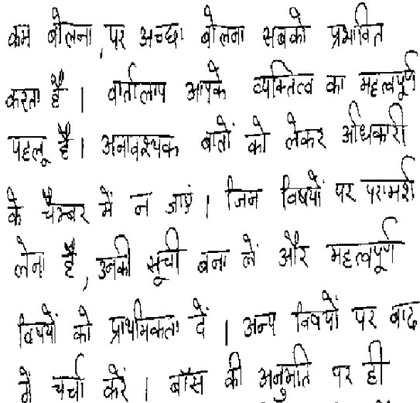
%> input picture RESULTS/document4.jpg, 420 x 403 px, shrunk from 543 x 521 before the run
$ octave Document_Segmentation.m   (GNU Octave 9; MATLAB toolbox functions it lacks are replaced by stand-ins)
%> lines starting %> are read from the running program, lines starting %| are printed output that depends on the picture; in (x1, y1, x2, y2) boxes, pixels count from 0 and x2, y2 are one past the last pixel; in counts of white or black regions, pixels touching at a corner belong together; the program's own positions count from 1
### SEGMENTATION/sentence_segmentation.m
function [n]=sentence_segmentation(BWimage,I,Igray,ptch)
    %Detect boundaries of all picture elements
    B=bwboundaries(~BWimage,8,'noholes');
    Bedge=edge(~BWimage);
    imshow(Bedge)
    %pause;

    %Draw line within word to establish connectivity in each document element
    for k=1:1:length(B)

        coordinates=B{k,1};
        coordinates_sorted=sortrows(coordinates,1);
        maxy=max(coordinates_sorted(:,2));
        miny=min(coordinates_sorted(:,2));
        t=length(coordinates_sorted);
        %Find average vertical pixel location
        maxx=floor(mean(coordinates_sorted(:,1)));
        nexty=maxy;
        while(miny<=maxy)
            BWimage(maxx,miny)=0;
            miny=miny+1;
        end

        %Draw a line towards right from the current pixel
        %till we intersect some other word pixel
        nexty=nexty+1;
        while(nexty<size(I,2))
            if(BWimage(maxx,nexty)~=0)
                BWimage(maxx,nexty)=0;
                nexty=nexty+1;
            else
                break;
            end
        end
        miny=min(coordinates_sorted(:,2));
        maxx=max(coordinates_sorted(:,1));
    end
    %Check points
    %imshow(~BWimage);
    %pause;
    %================end of connectivity part

    %==============Watershed steps
    gmag = imgradient(~BWimage);
    L = watershed(gmag);
    Lrgb = label2rgb(L);

    se = strel('disk',10);
    Ie = imerode(BWimage,se);
    Iobr = imreconstruct(Ie,BWimage);

    Ioc = imclose(Iobr,se);
    fgm = ~imregionalmax(Iobr);

    se2 = strel(ones(5,5));
    fgm2 = imclose(fgm,se2);
    fgm3 = imerode(fgm2,se2);

    fgm4 = bwareaopen(fgm3,20);

    D = bwdist(fgm);
    DL = watershed(D);
    bgm = DL == 0;
%     Check points
%     imshow(I)
%     pause;
%     imshow(Ie)
%     pause;
%     imshow(Iobr)
%     pause;
%     imshow(bgm)
%     pause;
    %===========END OF WATERSHED


    %===============================
    %Overlap watershed output lines with original image.
    %Only for Visualization purpose
    %No contribution to any computation or operation
    J1=Igray;
    for i=1:size(I,1)
        for j=1:size(I,2)
            if(bgm(i,j)==1)
                J1(i,j)=0;
            end
        end
    end
    imshow(J1);
    %pause;
    %============================

    J=Igray;
    bgmsize=size(bgm);
    bgm(1,:)=1;
    bgm(bgmsize(1),:)=1;
    bgm(:,1)=1;
    bgm(:,bgmsize(2))=1;

    %Find contours of watershed lines to detect areas in image
    Cut_Boundaries=bwboundaries(bgm);
    Cut_Image=edge(bgm);

    for k=2:1:length(Cut_Boundaries)
        %Cut the image region detected by boundaries
        coordinates=Cut_Boundaries{k,1};
        maxx=max(coordinates(:,1));
        minx=min(coordinates(:,1));
        maxy=max(coordinates(:,2));
        miny=min(coordinates(:,2));
        Sentence_Image=J(minx-1:maxx+1,miny:maxy);
        Sentence_Cut=bgm(minx-1:maxx+1,miny-1:maxy+1);
        imshow(Sentence_Cut);
        %pause;
        Cut=bwboundaries(Sentence_Cut);
        Big_Border=Biggest_Border(Cut);


        %Suppress the area surrounding the main sentence area including the
        %watershed line. This assumes that the sentence lies in the dominating
        %area of image. Hence suppress every area except the area with
        %largest contours

        %Check point
        %imshow(Sentence_Image)
        %pause;
        p=(Suppress_Surrounding1(Sentence_Image,Cut{Big_Border,1},ptch));
        %figure(k-1);
        %imshow(p);
        %pause;
        x=num2str(k-1);

        %SAVING THE SENTENCE IMAGE
        name=strcat('sentence',x);
        name=strcat(name,'.jpg');
        imwrite(p,name)
    end
    n=x;
end

### SEGMENTATION/Document_Segmentation.m
clear all;
clc;
%MAIN FUNCTION

%Image path
path='D:\COLLEGE\1st Sem\IPCV(861)\Project';
name='document4';   %Image name
ext='.jpg';        %Image extension
img_path=strcat(path,'\',name,ext);
rgb = imread(strcat(path,'\',name,ext));
%> rgb is the input picture: size 403x420x3 uint8; min 0, max 255, mean 231.5
I = rgb2gray(rgb);
Igray=I;


%To find background colour for masking of unwanted regions
histo=imhist(Igray);
%> histo = 256 values, max 106091 at index 256, min 57 at index 67, mean 661.2
[val,ptch]=max(histo);
%> val = 106091; ptch = 256


level=graythresh(I);%uses Otsu뭩 global thresholding algorithm
%> level = 0.616
BWimage=im2bw(I,level);
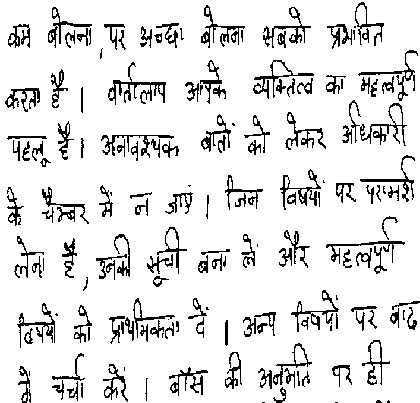
%> BWimage: size 403x420 logical; 89.4% white; black in thin lines or dots
%Check points
%imshow(BWimage);
%pause;

%Forming directories
%Makes a folder in the same ddirectors where the image is
folder=strcat(name,'_Segmentation');
cd(path);
[status, msg, msgID] = mkdir(folder);
cd(strcat(path,'\',folder));
folder_path=strcat(path,'\',folder);

[status, msg, msgID] = mkdir('Sentences');
sentence_path=strcat(folder_path,'\','Sentences');
[status, msg, msgID] = mkdir('Words');
word_path=strcat(folder_path,'\','Words');
[status, msg, msgID] = mkdir('Characters');
character_path=strcat(folder_path,'\','Characters');

%Calling sentence segemntation
cd(sentence_path);
n=sentence_segmentation(BWimage,I,Igray,ptch);
%> in sentence_segmentation, `B=bwboundaries(~BWimage,8,'noholes');`: B = 167 boundaries; largest, box (x1, y1, x2, y2) and points: (108, 62, 166, 105) 439, (360, 103, 407, 146) 356, (201, 5, 245, 48) 327, (101, 135, 174, 158) 316, (17, 303, 55, 348) 314
%> in sentence_segmentation, `Bedge=edge(~BWimage);`:
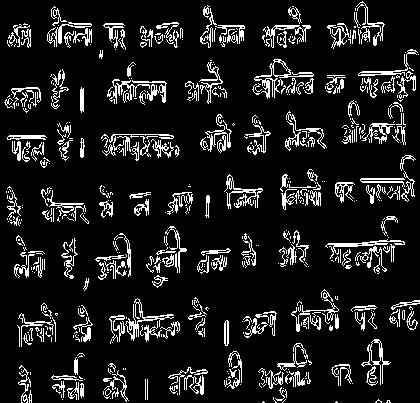
%> Bedge: size 403x420 logical; 11.2% white in thin lines or dots
%> the loop in sentence_segmentation, `for k=1:1:length(B)` made 167 passes
%> (maxy, t) on passes 1 to 3: (40, 239), (47, 81), (24, 144)
%> after the loop in sentence_segmentation, `for k=1:1:length(B)`:
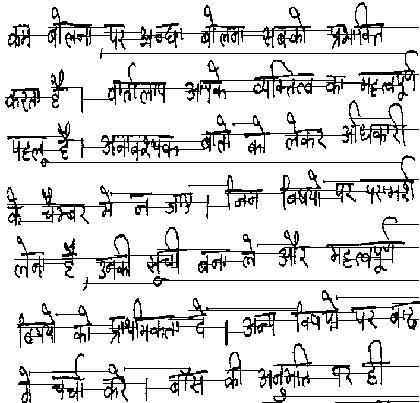
%> BWimage: size 403x420 logical; 86.4% white; black in thin lines or dots
%> the run ends on the next line

$ run again, with RESULTS/document1.jpg copied over RESULTS/document4.jpg
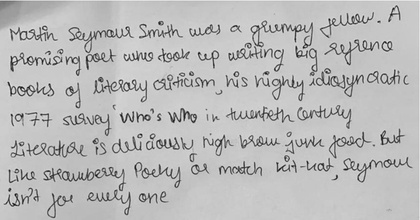
%> input picture RESULTS/document1.jpg, 420 x 220 px, shrunk from 858 x 450 before the run
%> rgb is the input picture: size 220x420x3 uint8; min 7, max 242, mean 186.8
%> histo = 256 values, max 6846 at index 200, min 0 at index 1, mean 360.9
%> val = 6846; ptch = 200
%> level = 0.588
%> B = 120 boundaries; largest, box (x1, y1, x2, y2) and points: (43, 167, 126, 191) 370, (250, 20, 313, 49) 330, (226, 106, 294, 123) 299, (93, 79, 147, 102) 286, (68, 26, 134, 53) 257
%> in sentence_segmentation, `Bedge=edge(~BWimage);`:
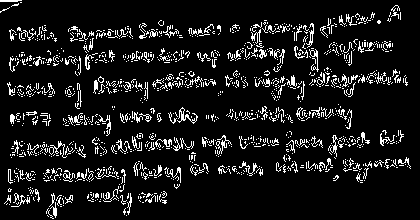
%> Bedge: size 220x420 logical; 9.7% white in thin lines or dots
%> the loop in sentence_segmentation, `for k=1:1:length(B)` made 120 passes
%> (maxy, t) on passes 1 to 8: (23, 58), (20, 67), (54, 162), (19, 51), (11, 8), (58, 208), (51, 162), (14, 24)
%> after the loop in sentence_segmentation, `for k=1:1:length(B)`:
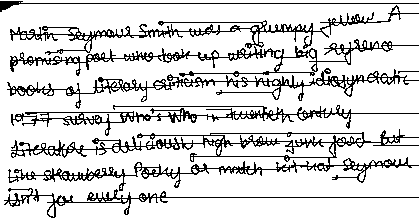
%> BWimage: size 220x420 logical; 84.9% white; black in thin lines or dots

$ run again, with RESULTS/document2.jpg copied over RESULTS/document4.jpg
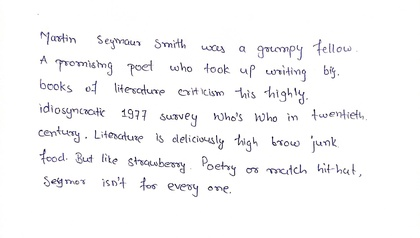
%> input picture RESULTS/document2.jpg, 420 x 238 px, shrunk from 1908 x 1081 before the run
%> rgb is the input picture: size 238x420x3 uint8; mean R, G, B 248.1, 247.9, 248.7
%> histo = 256 values, max 75340 at index 256, min 0 at index 1, mean 390.5
%> val = 75340; ptch = 256
%> level = 0.761
%> B = 193 boundaries; largest, box (x1, y1, x2, y2) and points: (257, 46, 295, 58) 150, (125, 84, 165, 96) 133, (108, 132, 143, 143) 109, (159, 158, 185, 174) 108, (127, 60, 152, 76) 92
%> in sentence_segmentation, `Bedge=edge(~BWimage);`:
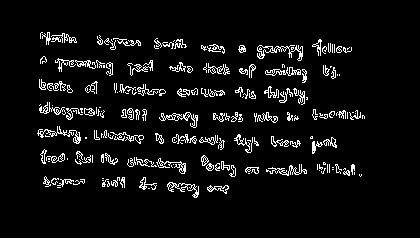
%> Bedge: size 238x420 logical; 6% white in thin lines or dots, all inside (x1, y1, x2, y2) = (37, 32, 365, 198)
%> the loop in sentence_segmentation, `for k=1:1:length(B)` made 193 passes
%> (maxy, t) on passes 1, 3, 4: (57, 72), (49, 47), (47, 23)
%> after the loop in sentence_segmentation, `for k=1:1:length(B)`:
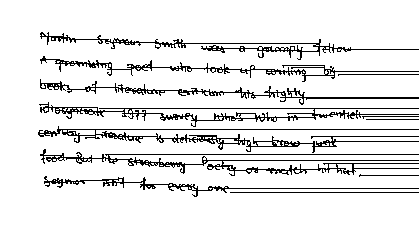
%> BWimage: size 238x420 logical; 90.7% white; black in thin lines or dots, all inside (x1, y1, x2, y2) = (38, 32, 419, 197)

$ run again, with RESULTS/document3.jpg copied over RESULTS/document4.jpg
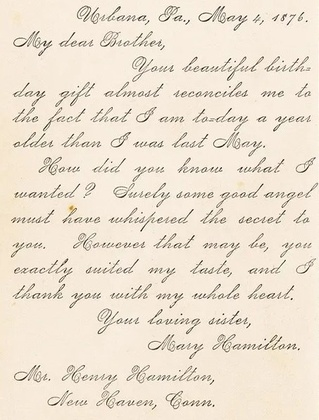
%> input picture RESULTS/document3.jpg, 319 x 420 px, shrunk from 453 x 596 before the run
%> rgb is the input picture: size 420x319x3 uint8; mean R, G, B 237.4, 226, 210.1
%> histo = 256 values, max 16081 at index 237, min 0 at index 1, mean 523.4
%> val = 16081; ptch = 237
%> level = 0.749
%> B = 279 boundaries; largest, box (x1, y1, x2, y2) and points: (13, 31, 52, 56) 210, (232, 335, 285, 350) 193, (55, 82, 95, 107) 180, (147, 366, 197, 381) 179, (109, 207, 156, 232) 177
%> in sentence_segmentation, `Bedge=edge(~BWimage);`:
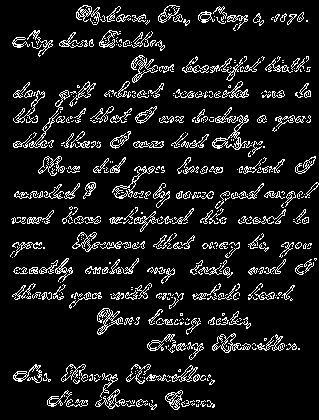
%> Bedge: size 420x319 logical; 10.1% white in thin lines or dots
%> the loop in sentence_segmentation, `for k=1:1:length(B)` made 279 passes
%> (maxy, t) on passes 1 to 3: (41, 96), (32, 77), (52, 210)
%> after the loop in sentence_segmentation, `for k=1:1:length(B)`:
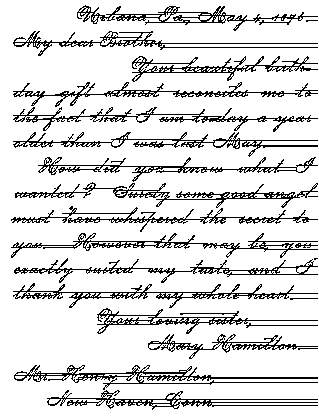
%> BWimage: size 420x319 logical; 86.1% white; black in thin lines or dots
